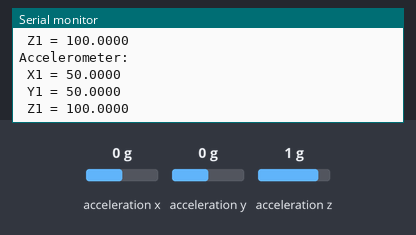
This sketch was run on a simulated Arduino Uno, built with avr-gcc and run on an emulated ATmega328P. Shown: the last lines printed to the serial monitor. The test bench sets the inputs (shaded band); at power-on: acceleration x 0 g, acceleration y 0 g, acceleration z 1 g.

Above: at 1.8 s.
1.9 s: acceleration x set to -1.4 g
At 2.4 s:
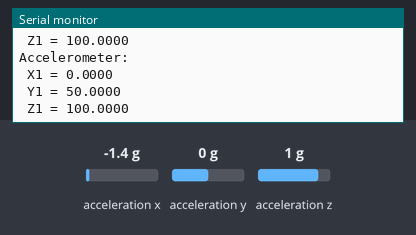
3.4 s: acceleration y set to -1.4 g
At 4.7 s:
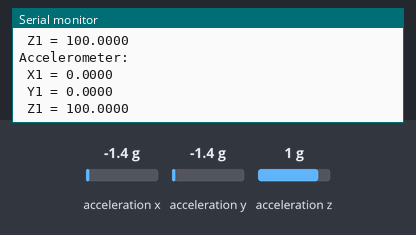
4.9 s: acceleration z set to -1.4 g
At 5.8 s:
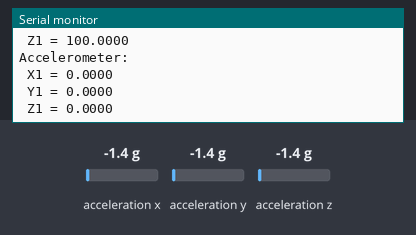

The sketch:

I2C_Test.ino
```cpp
#include "SparkFunLSM6DS3.h"
#include "Wire.h"

//Create a instance of class LSM6DS3
LSM6DS3 myIMU( I2C_MODE, 0x6A );  //I2C device address 0x6A

float resize(float x, float in_min, float in_max, float out_min, float out_max);

void setup() {
  // put your setup code here, to run once:
  Serial.begin(9600);
  //Call .begin() to configure the IMUs
  if( myIMU.begin() != 0 )
  {
    Serial.println("Device error");
  }
  else
  {
      Serial.println("Device OK!");
  }
}

void loop()
{
  //Accelerometer
  Serial.print("\nAccelerometer:\n");
  Serial.print(" X1 = ");
  //Serial.println(myIMU.readFloatAccelX(), 4);
  float xsens=resize(myIMU.readFloatAccelX(),-1,1,0,100);
  Serial.println(xsens,4);
  Serial.print(" Y1 = ");
  //Serial.println(myIMU.readFloatAccelY(), 4);
  float ysens=resize(myIMU.readFloatAccelY(),-1,1,0,100);
  Serial.println(ysens,4);
  Serial.print(" Z1 = ");
  //Serial.println(myIMU.readFloatAccelZ(), 4);
  float zsens=resize(myIMU.readFloatAccelZ(),-1,1,0,100);
  Serial.println(zsens,4);

  delay(1000);
}


float resize(float x, float in_min, float in_max, float out_min, float out_max)
{
  if(x < in_min)
  {
   x=in_min;
  }
  else if(x > in_max)
  {
   x=in_max;
  }
  return (x - in_min) * (out_max - out_min) / (in_max - in_min) + out_min;
}
```

Measured:
- after the input at 1.9 s, the serial monitor: prints a new line after 0.13 s (image 1)
- after the input at 3.4 s, the serial monitor: prints a new line after 0.65 s (image 2)
- after the input at 4.9 s, the serial monitor: prints a new line after 0.17 s (image 3)
